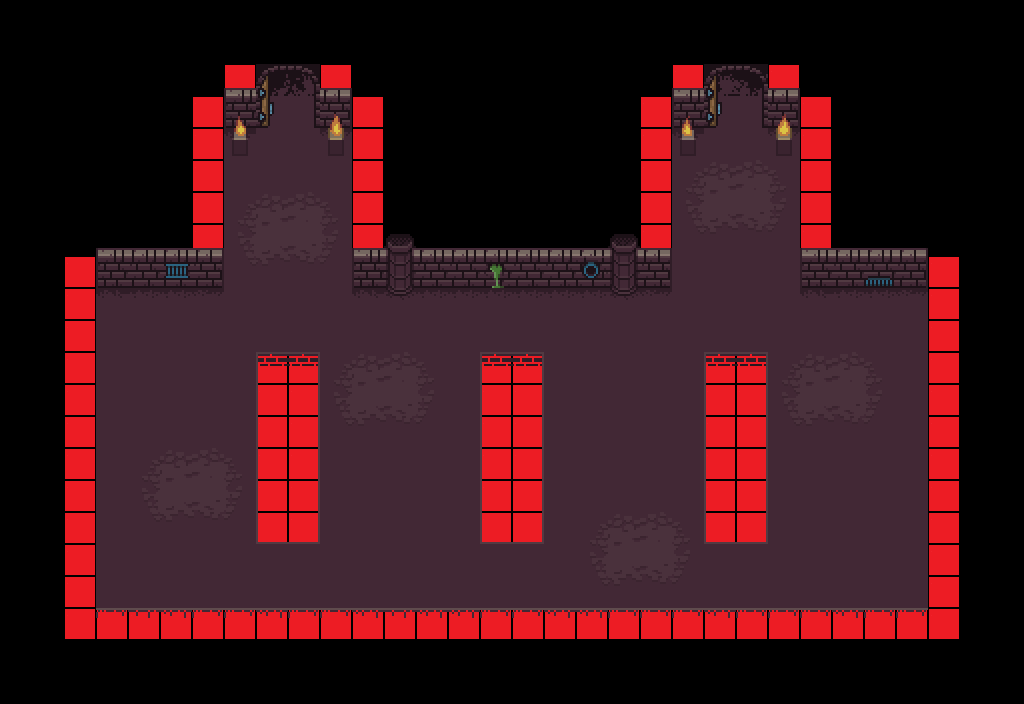

Below is a game level as drawn by its tile map, then a one-line description and the .tmx that defines it (tile-layer data replaced by summaries):
An orthogonal 32x22 tile map with 32x32 px tiles, 7 tile layers (colission, doors, entities, items, ...), 5 tilesets.

<map version="1.10" tiledversion="1.10.1" orientation="orthogonal" renderorder="right-down" width="32" height="22" tilewidth="32" tileheight="32" infinite="0" nextlayerid="8" nextobjectid="1">
 <tileset firstgid="1" name="colission" tilewidth="32" tileheight="32" tilecount="2" columns="2">
  <image source="tilesets/colission.png" width="64" height="32" />
  <tile id="0">
   <properties>
    <property name="wakable" type="bool" value="true" />
   </properties>
  </tile>
  <tile id="1">
   <properties>
    <property name="wakable" type="bool" value="false" />
   </properties>
  </tile>
 </tileset>
 <tileset firstgid="3" name="entities" tilewidth="32" tileheight="32" tilecount="19" columns="19">
  <image source="tilesets/entities.png" width="608" height="32" />
  <tile id="0">
   <properties>
    <property name="spawn" type="int" value="0" />
   </properties>
  </tile>
  <tile id="1">
   <properties>
    <property name="spawn" type="int" value="1" />
   </properties>
  </tile>
  <tile id="2">
   <properties>
    <property name="spawn" type="int" value="2" />
   </properties>
  </tile>
  <tile id="3">
   <properties>
    <property name="spawn" type="int" value="3" />
   </properties>
  </tile>
  <tile id="4">
   <properties>
    <property name="spawn" type="int" value="4" />
   </properties>
  </tile>
  <tile id="5">
   <properties>
    <property name="spawn" type="int" value="5" />
   </properties>
  </tile>
  <tile id="6">
   <properties>
    <property name="spawn" type="int" value="6" />
   </properties>
  </tile>
  <tile id="7">
   <properties>
    <property name="spawn" type="int" value="7" />
   </properties>
  </tile>
  <tile id="8">
   <properties>
    <property name="spawn" type="int" value="8" />
   </properties>
  </tile>
  <tile id="9">
   <properties>
    <property name="spawn" type="int" value="9" />
   </properties>
  </tile>
  <tile id="10">
   <properties>
    <property name="spawn" type="int" value="10" />
   </properties>
  </tile>
  <tile id="11">
   <properties>
    <property name="spawn" type="int" value="11" />
   </properties>
  </tile>
  <tile id="12">
   <properties>
    <property name="spawn" type="int" value="12" />
   </properties>
  </tile>
  <tile id="13">
   <properties>
    <property name="spawn" type="int" value="13" />
   </properties>
  </tile>
  <tile id="14">
   <properties>
    <property name="spawn" type="int" value="14" />
   </properties>
  </tile>
  <tile id="15">
   <properties>
    <property name="spawn" type="int" value="15" />
   </properties>
  </tile>
  <tile id="16">
   <properties>
    <property name="spawn" type="int" value="16" />
   </properties>
  </tile>
  <tile id="17">
   <properties>
    <property name="spawn" type="int" value="17" />
   </properties>
  </tile>
  <tile id="18">
   <properties>
    <property name="spawn" type="int" value="18" />
   </properties>
  </tile>
 </tileset>
 <tileset firstgid="22" name="items" tilewidth="32" tileheight="32" tilecount="4" columns="4">
  <properties>
   <property name="item" type="int" value="0" />
  </properties>
  <image source="tilesets/items.png" width="128" height="32" />
  <tile id="0">
   <properties>
    <property name="item" type="int" value="0" />
   </properties>
  </tile>
 </tileset>
 <tileset firstgid="26" name="graphics" tilewidth="32" tileheight="32" tilecount="512" columns="32">
  <image source="tilesets/graphics.png" width="1024" height="512" />
 </tileset>
 <tileset firstgid="538" name="doors" tilewidth="32" tileheight="32" tilecount="4" columns="4">
  <image source="tilesets/doors.png" width="128" height="32" />
  <tile id="0">
   <properties>
    <property name="map" type="int" value="0" />
   </properties>
  </tile>
  <tile id="1">
   <properties>
    <property name="map" type="int" value="1" />
   </properties>
  </tile>
  <tile id="2">
   <properties>
    <property name="map" type="int" value="2" />
   </properties>
  </tile>
  <tile id="3">
   <properties>
    <property name="map" type="int" value="3" />
   </properties>
  </tile>
 </tileset>
 <layer id="1" name="colission" width="32" height="22">
  <properties>
   <property name="spawnX1" type="int" value="8" />
   <property name="spawnX2" type="int" value="23" />
   <property name="spawnX3" type="int" value="8" />
   <property name="spawnX4" type="int" value="23" />
   <property name="spawnY1" type="int" value="16" />
   <property name="spawnY2" type="int" value="16" />
   <property name="spawnY3" type="int" value="16" />
   <property name="spawnY4" type="int" value="16" />
  </properties>
  <data>[704 cells, 404 non-empty, 2 distinct tile ids]</data>
 </layer>
 <layer id="5" name="doors" width="32" height="22">
  <data>[704 cells, 4 non-empty, 2 distinct tile ids]</data>
 </layer>
 <layer id="2" name="entities" width="32" height="22">
  <data>[704 cells, 8 non-empty, 1 distinct tile ids]</data>
 </layer>
 <layer id="3" name="items" width="32" height="22">
  <data>[704 cells, 4 non-empty, 1 distinct tile ids]</data>
 </layer>
 <layer id="4" name="graphicsbg" width="32" height="22">
  <data>[704 cells, 378 non-empty, 38 distinct tile ids]</data>
 </layer>
 <layer id="7" name="graphicsmid" width="32" height="22">
  <data>[704 cells, 8 non-empty, 4 distinct tile ids]</data>
 </layer>
 <layer id="6" name="graphicsfr" width="32" height="22">
  <data>[704 cells, 12 non-empty, 10 distinct tile ids]</data>
 </layer>
</map>
